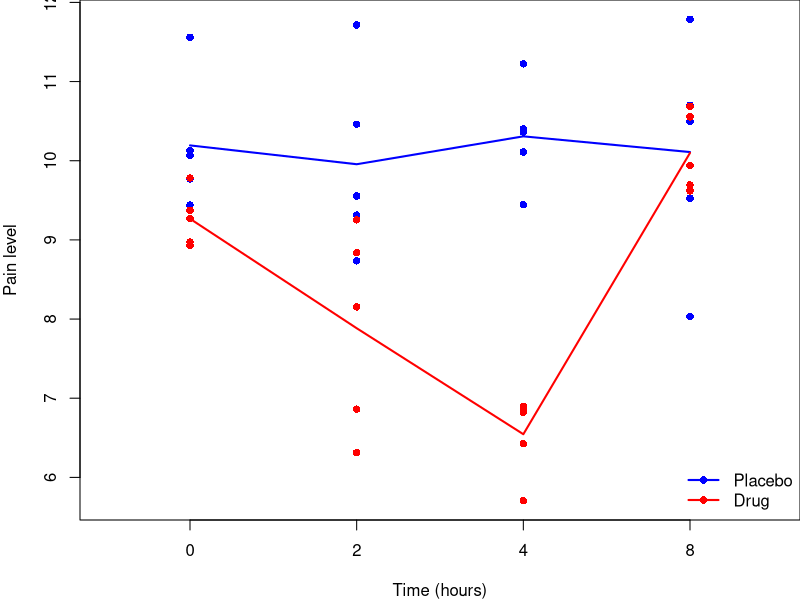
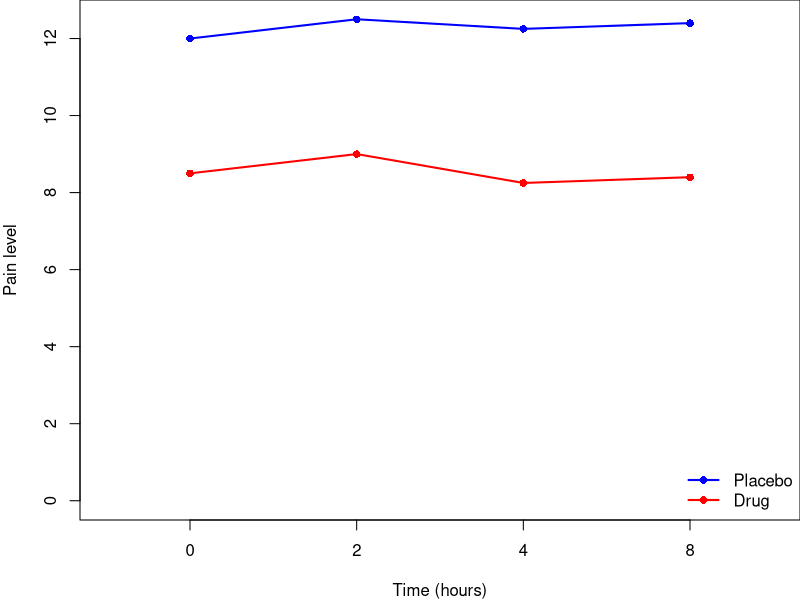

Here is the R script that generated these plots, in order:
## ---- chunk 1

knitr::opts_chunk$set(
	echo = TRUE,
	message = FALSE,
	warning = FALSE,
	cache = TRUE
	)
## ---- chunk 2

#  NRES 710, Pseudoreplication
#     University of Nevada, Reno
#     Discussion of Hurlbert 1984

## ---- chunk 3
# Simulate data
set.seed(123)
n <- 5 # Number of individuals per group
data <- expand.grid(
  ID = 1:n,
  Time = factor(c(0, 2, 4, 8), levels = c(0, 2, 4, 8)), # Categorical Time
  Drug = c("Placebo", "Drug")
)

# Pain values based on the description
data$Pain <- with(data, ifelse(
  Drug == "Placebo",
  ifelse(Time == 0, 10, ifelse(Time == 8, 10, 10)),
  ifelse(Time == 0, 10, ifelse(Time == 8, 10, 10 - as.numeric(as.character(Time))))
))

# Add some individual variability (noise)
data$Pain <- data$Pain + rnorm(nrow(data), mean = 0, sd = 1)

# Base R plot
# Base R plot with adjusted x-axis limits
par(mar = c(4,4,0,0))
plot(
  NA, 
  xlim = c(0.5, 4.5), # Adjust limits to avoid excessive space
  ylim = range(data$Pain), 
  xaxt = "n", 
  xlab = "Time (hours)", 
  ylab = "Pain level"
)
axis(1, at = 1:4, labels = c("0", "2", "4", "8"))

# Add points for each group
colors <- c("Placebo" = "blue", "Drug" = "red")
for (drug in levels(data$Drug)) {
  points(
    as.numeric(data$Time[data$Drug == drug]),
    data$Pain[data$Drug == drug],
    col = colors[drug], pch = 16
  )
}

# Add lines connecting means for each group
for (drug in levels(data$Drug)) {
  means <- tapply(data$Pain[data$Drug == drug], data$Time[data$Drug == drug], mean)
  lines(
    1:4, means, col = colors[drug], lwd = 2
  )
}

# Add legend
legend(
  "bottomright", legend = levels(data$Drug), 
  col = colors, pch = 16, lwd = 2, bty = "n"
)

## ---- chunk 4
# Simulate data
set.seed(123)
n <- 1 # Number of individuals per group
data <- expand.grid(
  ID = 1:n,
  Time = factor(c(0, 2, 4, 8), levels = c(0, 2, 4, 8)), # Categorical Time
  Drug = c("Placebo", "Drug")
)

# Pain values based on the description
data$Pain <- with(data, ifelse(
  Drug == "Placebo",
  ifelse(Time == 0, 10, ifelse(Time == 8, 10, 10)),
  ifelse(Time == 0, 10, ifelse(Time == 8, 10, 10 - as.numeric(as.character(Time))))
))

# Add some individual variability (noise)
data$Pain <- data$Pain + rnorm(nrow(data), mean = 0, sd = 1)

# Force the pain observations to be different, known values
# with two clearly different trajectories
data$Pain <- c(12, 12.5, 12.25, 12.4, 8.5, 9, 8.25, 8.4)

# Base R plot
# Base R plot with adjusted x-axis limits
par(mar = c(4,4,0,0))
plot(
  NA, 
  xlim = c(0.5, 4.5), # Adjust limits to avoid excessive space
  ylim = range(0, data$Pain), 
  xaxt = "n", 
  xlab = "Time (hours)", 
  ylab = "Pain level"
)
axis(1, at = 1:4, labels = c("0", "2", "4", "8"))

# Add points for each group
colors <- c("Placebo" = "blue", "Drug" = "red")
for (drug in levels(data$Drug)) {
  points(
    as.numeric(data$Time[data$Drug == drug]),
    data$Pain[data$Drug == drug],
    col = colors[drug], pch = 16
  )
}

# Add lines connecting means for each group
for (drug in levels(data$Drug)) {
  means <- tapply(data$Pain[data$Drug == drug], data$Time[data$Drug == drug], mean)
  lines(
    1:4, means, col = colors[drug], lwd = 2
  )
}

# Add legend
legend(
  "bottomright", legend = levels(data$Drug), 
  col = colors, pch = 16, lwd = 2, bty = "n"
)

## ---- chunk 5
# Create the data frame
data <- data.frame(
  Individual = c(1, 1, 1, 1, 1, 2),
  Age = c(1, 2, 3, 4, 5, 1),
  Size = c(0.5, 0.9, 1.2, 1.4, 1.5, 0.7),
  Sex = c("F", "F", "F", "F", "F", "M")
)

# Display the table
knitr::kable(data)
